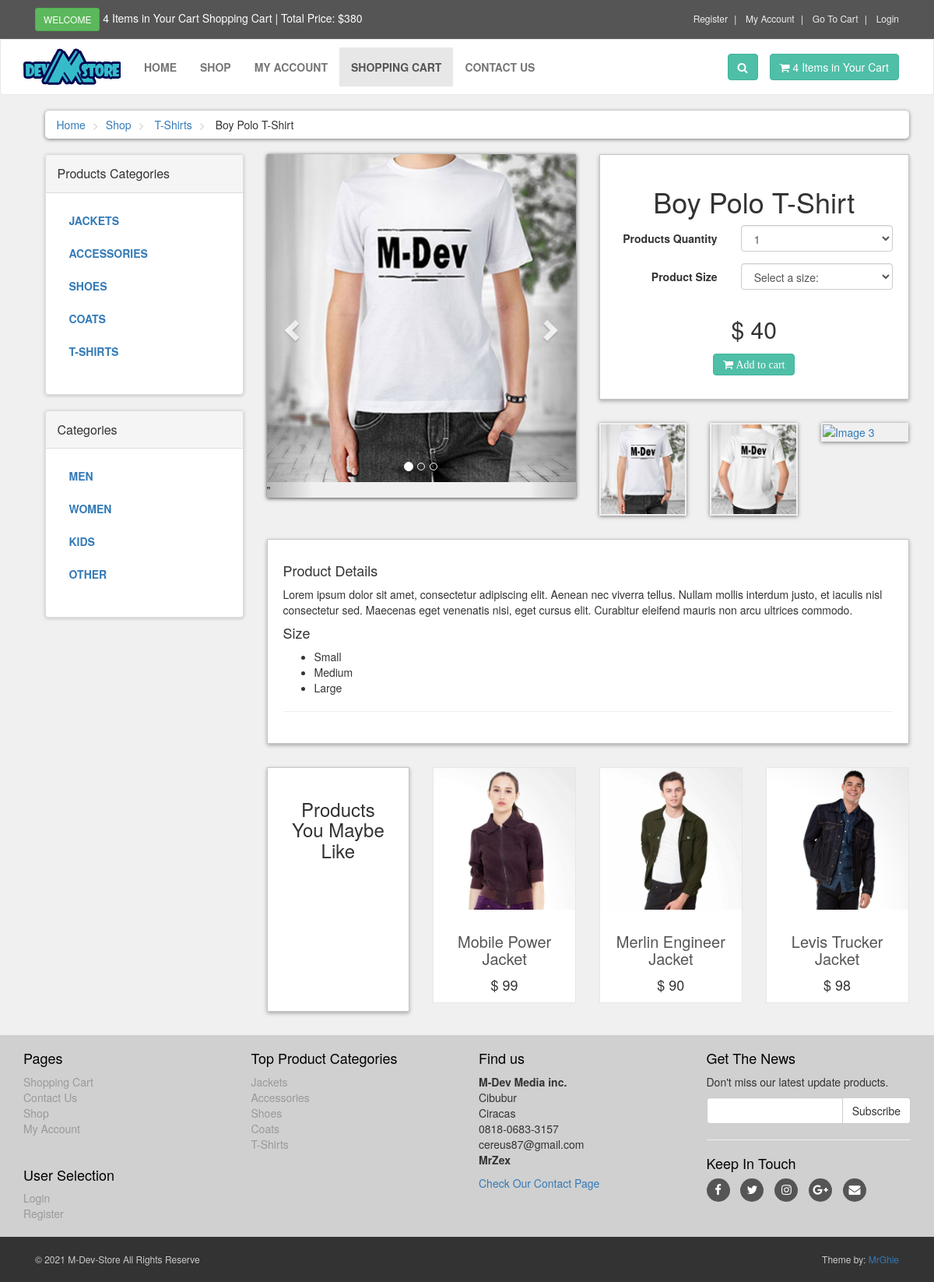
Page /details.php?pro_id=13 on the committed database.
### tables this page shows
CREATE TABLE `product_categories` (
  `p_category_id` int(10) NOT NULL,
  `p_category_title` text NOT NULL,
  `p_category_desc` text NOT NULL
);

CREATE TABLE `products` (
  `product_id` int(10) NOT NULL,
  `p_category_id` int(10) NOT NULL,
  `category_id` int(10) NOT NULL,
  `date` timestamp NOT NULL DEFAULT current_timestamp() ON UPDATE current_timestamp(),
  `product_title` text NOT NULL,
  `product_img1` text NOT NULL,
  `product_img2` text NOT NULL,
  `product_img3` text NOT NULL,
  `product_price` int(10) NOT NULL,
  `product_keywords` text NOT NULL,
  `product_desc` text NOT NULL
);

CREATE TABLE `categories` (
  `category_id` int(10) NOT NULL,
  `category_title` text NOT NULL,
  `category_desc` text NOT NULL
);

### details.php (the view, shortened to what this page needs)
<?php
    include("includes/header.php");
?>
        <div id="content">
            <div class="container">
                <div class="col-md-12">
                    <ul class="breadcrumb">
                        <li><a href="index.php">Home</a></li>
                        <li><a href="shop.php">Shop</a></li>
                        <li>
                            <a href="shop.php?p_cat=<?php echo $pro_cat_id; ?>"> <?php echo $p_cat_title; ?> </a>
                        </li>
                        <li>
                            <?php echo $pro_title; ?>
                        </li>
                    </ul>
                </div>
                <div class="col-md-3">
                    <?php include("includes/sidebar.php"); ?>
                </div>
                <div class="col-md-9">
                    <div id="productMain" class="row">
                        <div class="col-sm-6">
                            <div id="mainImage">
                                <div id="myCarousel" class="carousel slide" data-ride="carousel">
                                    <ol class="carousel-indicators">
                                        <li data-target="#myCarousel" data-slide-to="0" class="active"></li>
                                        <li data-target="#myCarousel" data-slide-to="1"></li>
                                        <li data-target="#myCarousel" data-slide-to="2"></li>
                                    </ol>
                                    <div class="carousel-inner">
                                        <div class="item active">
                                            <center><img class="img-responsive" src="admin_area/product_images/<?php echo $pro_img1; ?>" alt="Image 1"></center>
                                        </div>
                                        "
                                    </div>
                                    <a href="#myCarousel" class="left carousel-control" data-slide="prev">
                                        <span class="glyphicon glyphicon-chevron-left"></span>
                                    </a>
                                    <a href="#myCarousel" class="right carousel-control" data-slide="next">
                                        <span class="glyphicon glyphicon-chevron-right"></span>
                                    </a>
                                </div>
                            </div>
                        </div>
                        <div class="col-sm-6">
                            <div class="box">
                                <h1 class="text-center"> <?php echo "$pro_title"; ?> </h1>
                                <form action="details.php?add_cart=<?php echo $pro_id; ?>" class="form-horizontal" method="post">
                                    <div class="form-group">
                                        <label for="" class="col-md-5 control-label">Products Quantity</label>
                                        <div class="col-md-7">
                                            <select name="product_qty" id="" class="form-control">
                                                <option>1</option>
                                            </select>
                                        </div>
                                    </div>
                                    <div class="form-group">
                                        <label class="col-md-5 control-label">Product Size</label>
                                        <div class="col-md-7">
                                            <select name="product_size" class="form-control">
                                                <option>Select a size:</option>
                                            </select>
                                        </div>
                                    </div>
                                    <p class="price"> <?php echo "$ " . $pro_price; ?> </p>
                                    <p class="text-center buttons">
                                        <button class="btn btn-primary i fa fa-shopping-cart"> Add to cart</button>
                                    </p>
                                </form>
                            </div>
                        </div>
                        <div class="col-sm-6">
                            <div class="row" id="thumbs">
                                <div class="col-xs-4">
                                    <a data-target="#myCarousel" data-slide-to="0" href="#" class="thumb">
                                        <img src="admin_area/product_images/<?php echo $pro_img1; ?>" alt="Image 1" class="img-responsive">
                                    </a>
                                </div>
                                <div class="col-xs-4">
                                    <a data-target="#myCarousel" data-slide-to="1" href="" class="thumb">
                                        <img src="admin_area/product_images/<?php echo $pro_img2; ?>" alt="Image 2" class="img-responsive">
                                    </a>
                                </div>
                                <div class="col-xs-4">
                                    <a data-target="#myCarousel" data-slide-to="2" href="" class="thumb">
                                        <img src="admin_area/product_images/<?php echo $pro_img3; ?>" alt="Image 3" class="img-responsive">
                                    </a>
                                </div>
                            </div>
                        </div>
                    </div>
                    <div class="box" id="details">
                        <h4>Product Details</h4>
                        <p>
                            <?php echo $pro_desc; ?>
                        </p>
                        <h4>Size</h4>
                        <ul>
                            <li>Small</li>
                            <li>Medium</li>
                            <li>Large</li>
                        </ul>
                        <hr>
                    </div>
                    <div class="row same-height-row">
                        <div class="col-md-3 col-sm-6">
                            <div class="box same-height headline">
                                <h3 class="text-center">Products You Maybe Like</h3>
                            </div>
                        </div>
                        <?php
                            $get_products = "select * from products order by 1 DESC LIMIT 0,3";
                            $run_products = mysqli_query($conn, $get_products);
                            while($row_products = mysqli_fetch_array($run_products))
                            {
                                $pro_id = $row_products['product_id'];
                                $pro_title = $row_products['product_title'];
                                $pro_img1 = $row_products['product_img1'];
                                $pro_price = $row_products['product_price'];
                                echo "
                                    <div class='col-md-3 col-sm-6 center-responsive'>
                                        <div class='product same-height'>
                                            <a href='details.php?pro_id=$pro_id'>
                                                <img class='img-responsive' src='admin_area/product_images/$pro_img1'>
                                            </a>
                                            <div class='text'>
                                                <h3> <a href='details.php?pro_id=$pro_id'> $pro_title </a></h3>
                                                <p class='price'> $ $pro_price </p>
                                            </div>
                                        </div>
                                    </div>
                                ";
                            }
                        ?>
                    </div>
                </div>
            </div>
        </div>
        <?php
            include("includes/footer.php");
        ?>
    </body>
</html>

### functions/functions.php (shortened to what this page needs)
<?php
    $conn = mysqli_connect("localhost", "root", "hello_world", "ecom_store");
    function getProductCategories()
    {
        global $conn;
        $get_p_cats = "select * from product_categories";
        $run_p_cats = mysqli_query($conn, $get_p_cats);
        while($row_p_cats = mysqli_fetch_array($run_p_cats))
        {
            $p_cat_id = $row_p_cats['p_category_id'];
            $p_cat_title = $row_p_cats['p_category_title'];
            echo "
                <li>
                    <a href='shop.php?p_cat=$p_cat_id'> $p_cat_title </a>
                </li>
            ";
        }
    }
    function getCategories()
    {
        global $conn;
        $get_cats = "select * from categories";
        $run_cats = mysqli_query($conn, $get_cats);
        while($row_cats = mysqli_fetch_array($run_cats))
        {
            $cat_id = $row_cats['category_id'];
            $cat_title = $row_cats['category_title'];
            echo "
                <li>
                    <a href='shop.php?cat=$cat_id'> $cat_title </a>
                </li>
            ";
        }
    }
?>

### includes/footer.php (shortened to what this page needs)
<div id="footer">
    <div class="container">
        <div class="row">
            <div class="col-sm-6 col-md-3">
                <h4>Pages</h4>
                <ul>
                    <li><a href="cart.php">Shopping Cart</a></li>
                    <li><a href="contact.php">Contact Us</a></li>
                    <li><a href="shop.php">Shop</a></li>
                    <li><a href="customer/my_account.php">My Account</a></li>
                </ul>
                <br>
                <h4>User Selection</h4>
                <ul>
                    <li><a href="checkout.php">Login</a></li>
                    <li><a href="customer_register.php">Register</a></li>
                </ul>
            </div>
            <div class="col-sm-6 col-md-3">
                <h4>Top Product Categories</h4>
                <ul>
                    <?php
                        $get_p_cats = "select * from product_categories";
                        $run_p_cats = mysqli_query($conn, $get_p_cats);
                        while($row_p_cats = mysqli_fetch_array($run_p_cats))
                        {
                            $p_cat_id = $row_p_cats['p_category_id'];
                            $p_cat_title = $row_p_cats['p_category_title'];
                            echo "
                                <li>
                                    <a href = 'shop.php?p_cat=$p_cat_id'>
                                        $p_cat_title
                                    </a>
                                </li>
                            ";
                        }
                    ?>
                </ul>
            </div>
            <div class="col-sm-6 col-md-3">
                <h4>Find us</h4>
                <p>
                    <strong>M-Dev Media inc.</strong>
                    <br/>Cibubur
                    <br/>Ciracas
                    <br/>0818-0683-3157
                    <br/>cereus87@gmail.com
                    <br/><strong>MrZex</strong>
                </p>
                <a href="contact.php">Check Our Contact Page</a>
            </div>
            <div class="col-sm-6 col-md-3">
                <h4>Get The News</h4>
                <p class="text-muted">
                    Don't miss our latest update products.
                </p>
                <form action="https://feedburner.google.com/fb/a/mailverify" method="post" target="popupwindow"
                 onsubmit="window.open('https://feedburner.google.com/fb/a/mailverify?uri=FeedbulletinForCereus87', 'popupwindow',
                 'scrollbars=yes,width=550,height=520');return true" method="post">
                    <div class="input-group">
                        <input type="text" class="form-control" name="email">
                        <span class="input-group-btn">
                            <input type="submit" value="Subscribe" class="btn btn-default">
                        </span>
                    </div>
                </form>
                <hr>
                <h4>Keep In Touch</h4>
                <p class="social">
                    <a href="#" class="fa fa-facebook"></a>
                    <a href="#" class="fa fa-twitter"></a>
                    <a href="#" class="fa fa-instagram"></a>
                    <a href="#" class="fa fa-google-plus"></a>
                    <a href="#" class="fa fa-envelope"></a>
                </p>
            </div>
        </div>
    </div>
</div>
<div id="copyright">
    <div class="container">
        <div class="col-md-6">
            <p class="pull-left">&copy; 2021 M-Dev-Store All Rights Reserve</p>
        </div>
        <div class="col-md-6">
            <p class="pull-right">Theme by: <a href="#">MrGhie</a></p>
        </div>
    </div>
</div>

### styles/style.css (style rules this page uses)
body { font-size: 14px; line-height: 1.42857143; color: #333333; background-color: #f0f0f0; overflow-x: hidden; }
.btn-primary { color: rgb(255, 255, 255); background-color: rgb(79, 191, 168); border-color: rgb(65, 179, 156); }
.box { background: #ffffff; margin: 0 0 30px; border: solid 1px #c6c6c6; box-sizing: border-box; padding: 20px; box-shadow: 0px 2px 5px rgba(0, 0, 0, .3); }
#content { padding-left: 25px; }
#content .product { background: #ffffff; border: solid 1px #e6e6e6; margin-bottom: 30px; box-sizing: border-box; }
#content .product .text { padding: 10px 10px 0px; }
#content .product .text p.price { font-size: 18px; text-align: center; font-weight: 400; }
#content .product .text h3 { text-align: center; font-size: 20px; }
#content .product .text h3 a { color: rgb(85, 85, 85); }
#copyright { background: #333333; color: #cccccc; padding: 20px 0px; font-size: 12px; }
#copyright p { margin: 0px; }
.breadcrumb { padding: 8px, 15px; margin-bottom: 20px; background: #ffffff; border-radius: 5px; box-shadow: 0px 1px 5px rgba(0, 0, 0, .5); }
.breadcrumb> li + li:before { content: ">\00a0"; color: #cccccc; }
#content .panel.sidebar-menu ul.nav.category-menu li a { text-transform: uppercase; font-weight: 600; }
#content #productMain { margin-bottom: 30px; }
#content #productMain .price { font-size: 30px; font-weight: 300; text-align: center; margin-top: 30px; }
#content #mainImage { box-shadow: 0px 1px 5px rgba(0, 0, 0, .7); }
#content #thumbs a { display: block; box-shadow: 0px 1px 5px rgba(0, 0, 0, .5); border: 2px solid transparent; }
#content .headline { height: 314px; }
#footer { background: #d0d0d0; padding: 10px 0; }
#footer ul { list-style: none; padding-left: 0px; }
#footer ul a { color: #999999; padding: 10px 0; }
#footer h4 { color: #000000; }
#footer p { color: #333333; }
#footer .social { text-align: left; }
#footer .social a { margin: 0px 10px 0px 0px; display: inline-block; color: #ffffff; width: 30px; height: 30px; border-radius: 15px; line-height: 30px; font-size: 15px; text-align: center; vertical-align: bottom; background: #555555; }

### rows in the picture
product_categories: p_category_title "T-Shirts", p_category_title "T-SHIRTS"
products: product_title "Boy Polo T-Shirt", product_img1 (picture), product_price "40", product_img2 (picture), product_desc "Lorem ipsum dolor sit amet, consectetur adipiscing elit. Aenean nec viverra tellus. Nullam mollis interdum justo, et iaculis nisl consectetur sed. Maecenas eget venenatis nisi, eget cursus elit. Curabitur eleifend mauris non arcu ultrices commodo."
product_categories: p_category_title "JACKETS", p_category_title "Jackets"
product_categories: p_category_title "ACCESSORIES", p_category_title "Accessories"
product_categories: p_category_title "SHOES", p_category_title "Shoes"
product_categories: p_category_title "COATS", p_category_title "Coats"
categories: category_title "MEN"
categories: category_title "WOMEN"
categories: category_title "KIDS"
categories: category_title "OTHER"
products: product_img1 (picture), product_title "Mobile Power Jacket", product_price "99"
products: product_img1 (picture), product_title "Merlin Engineer Jacket", product_price "90"
products: product_img1 (picture), product_title "Levis Trucker Jacket", product_price "98"
